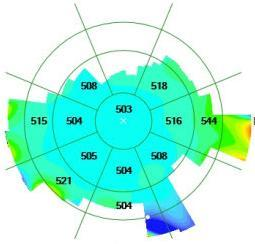
#> input picture images/pac_od.jpeg, 255 x 244 px, found by its file name
$ python itisha.py
#> lines starting #> are read from the running program, lines starting #| are printed output that depends on the picture; long printed decimals are rounded
# [47 lines of commented-out code are left out]


import cv2
import numpy as np

def extract_cct_from_colorbar(image_path):
    # Load the report image
    image = cv2.imread(image_path)
#> image is the input picture: shape (244, 255, 3); mean B, G, R 224.7, 244.2, 165

    # Check if the image was loaded successfully
    if image is None:
        raise FileNotFoundError(f"Image not found at path: {image_path}")

    # Debug: Print image dimensions
    print(f"Loaded image shape: {image.shape}")
#| Loaded image shape: (244, 255, 3)

    # Crop the color bar region
    color_bar = image[50:200, 20:50]
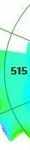
#> color_bar: shape (150, 30, 3); mean B, G, R 206.8, 244.2, 133.9
    # Adjust coordinates for your image

    # Check if the color bar region is empty
    if color_bar.size == 0:
        raise ValueError("Color bar region is empty. Check the cropping coordinates.")

    # Convert the color bar to HSV
    hsv_bar = cv2.cvtColor(color_bar, cv2.COLOR_BGR2HSV)
#> hsv_bar: shape (150, 30, 3); mean H, S, V 68.4, 118.5, 244.8

    # Extract the Hue channel from the color bar
    hue_values = hsv_bar[:, :, 0]
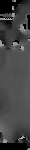
#> hue_values: shape (150, 30); min 0, max 177, mean 68.4

    # Get the min and max hue from the color bar
    min_hue = np.min(hue_values)
#> min_hue = 0
    max_hue = np.max(hue_values)
#> max_hue = 177

    # Define the thickness range based on the color bar
    min_thickness = 300  # Minimum value (blue region)
    max_thickness = 710  # Maximum value (red region)

    # Crop the central region of the pachymetry map
    central_region = image[90:150, 95:150]
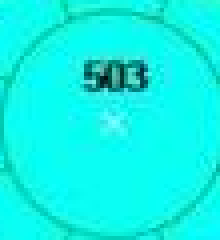
#> central_region: shape (60, 55, 3) (shown 4 times larger); mean B, G, R 230.7, 243.6, 13.9
    cv2.imshow("central_re",central_region)
    cv2.waitKey(0)  # Wait for a key press
    cv2.destroyAllWindows()   # Adjust coordinates for your image

    # Check if the central region is empty
    if central_region.size == 0:
        raise ValueError("Central region is empty. Check the cropping coordinates.")

    # Convert the central region to HSV
    central_hsv = cv2.cvtColor(central_region, cv2.COLOR_BGR2HSV)
#> central_hsv: shape (60, 55, 3); mean H, S, V 88.3, 240.4, 243.7

    # Calculate the average hue in the central region
    central_hue = np.mean(central_hsv[:, :, 0])
#> central_hue = 88.33

    # Debug: Print hues and thickness ranges
    print(f"Min Hue: {min_hue}, Max Hue: {max_hue}")
#| Min Hue: 0, Max Hue: 177
    print(f"Central Hue: {central_hue}")
#| Central Hue: 88.331

    # Map the central hue to thickness using linear interpolation
    cct = min_thickness + (central_hue - min_hue) / (max_hue - min_hue) * (max_thickness - min_thickness)
#> cct = 504.6

    return cct

# Example usage
image_path = r"D:\corneal_pachymetry\corneal_pachymetry\pac_od.jpeg"
cct_value = extract_cct_from_colorbar(image_path)
#> cct_value = 504.6
print(f"Central Corneal Thickness (CCT): {cct_value:.2f} μm")
#| Central Corneal Thickness (CCT): 504.61 μm

$ run again, with images/Pachymetry  report.jpeg copied over images/pac_od.jpeg
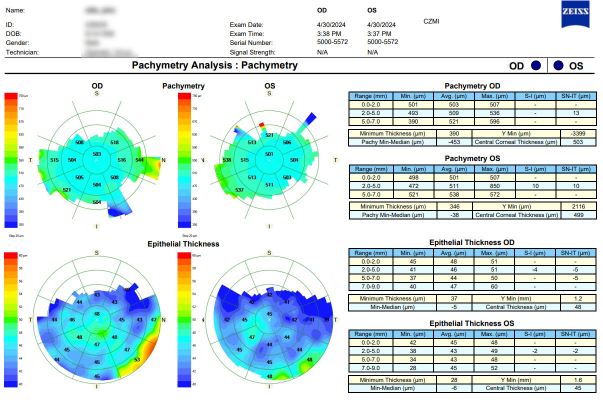
#> input picture images/Pachymetry  report.jpeg, 1205 x 803 px, found by its file name (shown at 1/2 size)
#> in extract_cct_from_colorbar, image is the input picture: shape (803, 1205, 3); mean B, G, R 223.2, 224.7, 203.5
#| Loaded image shape: (803, 1205, 3)
#> hsv_bar: shape (150, 30, 3); mean H, S, V 26.7, 30.9, 237.5
#> in extract_cct_from_colorbar, `hue_values = hsv_bar[:, :, 0]`:
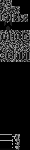
#> hue_values: shape (150, 30); min 0, max 179, mean 26.7
#> min_hue = 0
#> max_hue = 179
#> in extract_cct_from_colorbar, `central_region = image[90:150, 95:150]`:
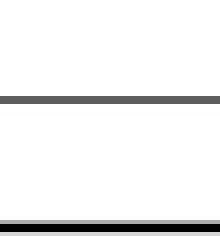
#> central_region: shape (60, 55, 3) (shown 4 times larger); min 0, max 255, mean 239
#> central_hsv: shape (60, 55, 3); mean H, S, V 0, 0, 239
#> central_hue = 0
#| Min Hue: 0, Max Hue: 179
#| Central Hue: 0.0
#> cct = 300
#| Central Corneal Thickness (CCT): 300.00 μm
